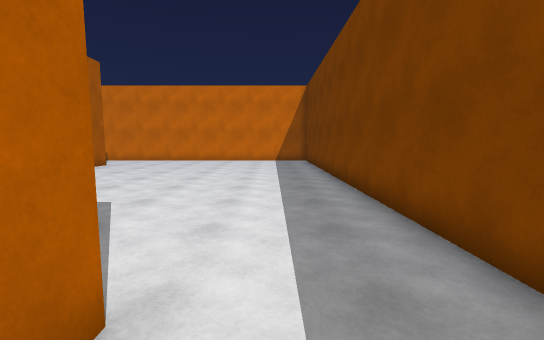
[1] (above)

16 first-person views from a walk through a scene from a Unity 3-D project. The camera is 1.4 m above the floor, tilts 6° down and sees 90° across. The floor is counted in squares, 1 m on a side. Each view is taken from the middle of a square. On the plan, view 1 faces up. The plan holds only what a view shows up to about 13 squares ahead; the rest is blank. The place goes on beyond the plan. The player is left out.

[2]
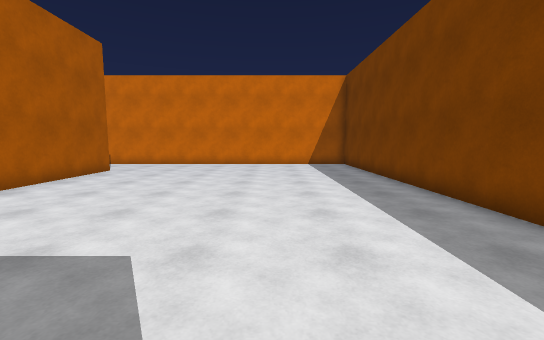

[3]
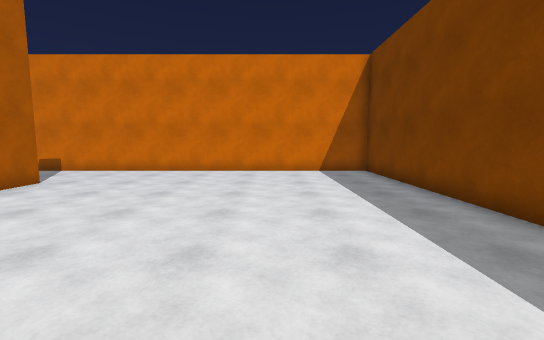

[4]
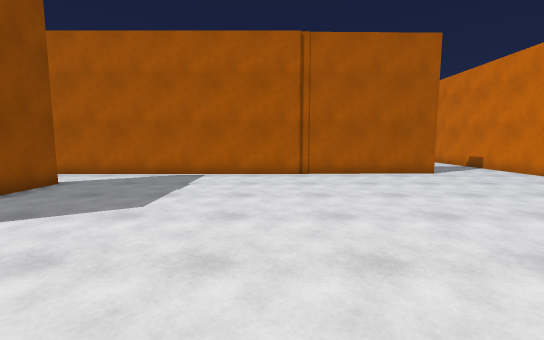

[5]
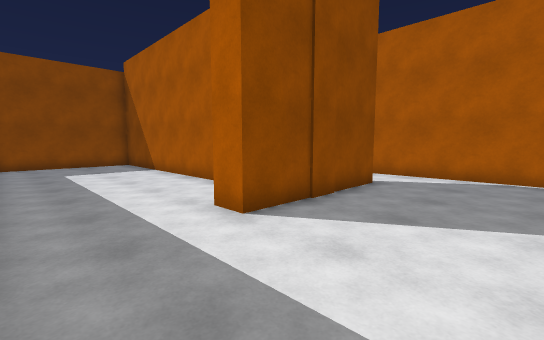

[6]
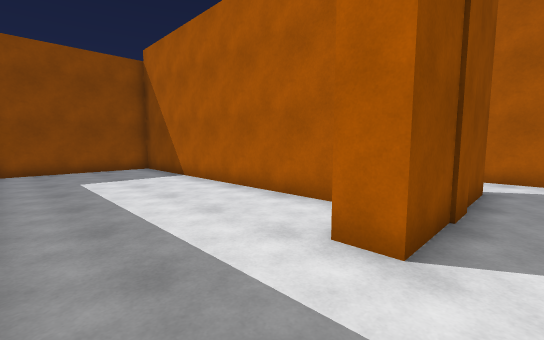

[7]
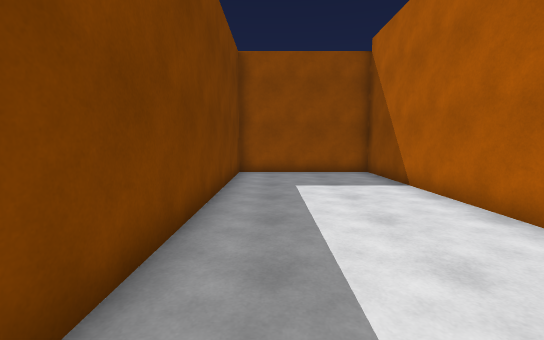

[8]
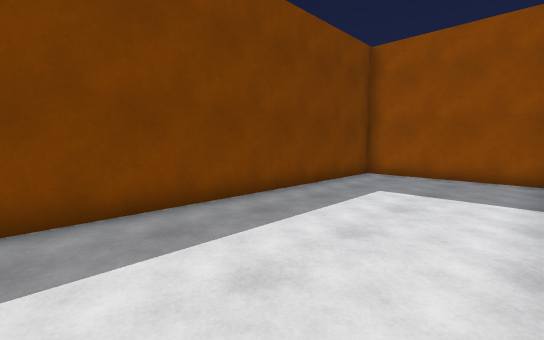

[9]
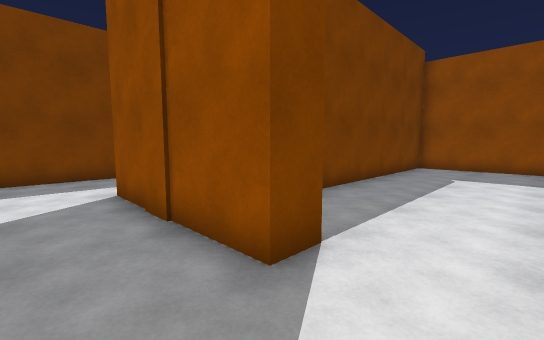

[10]
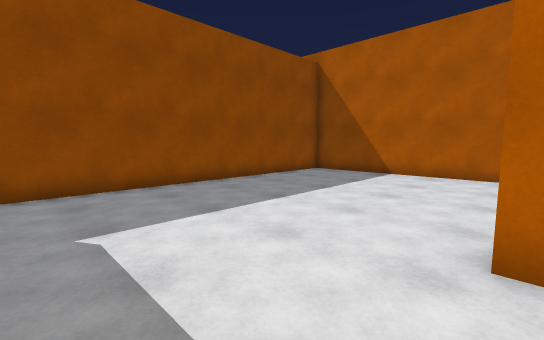

[11]
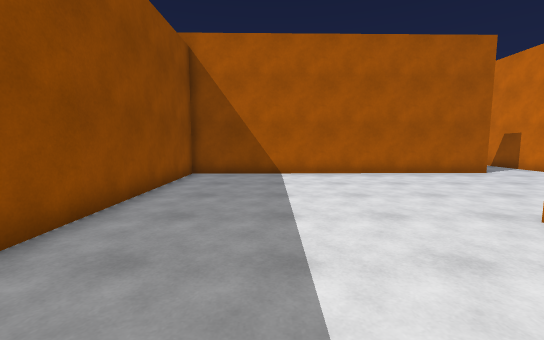

[12]
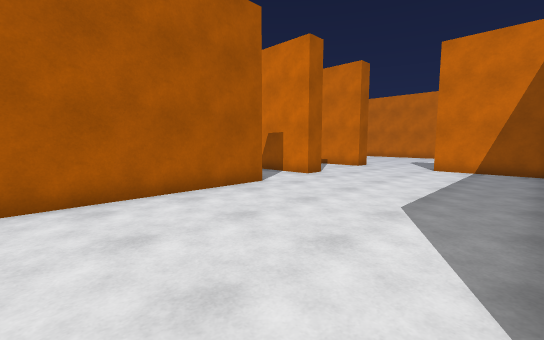

[13]
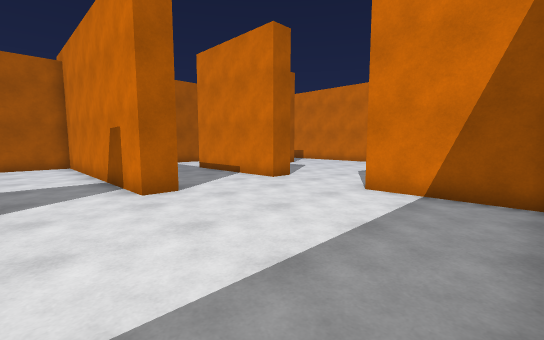

[14]
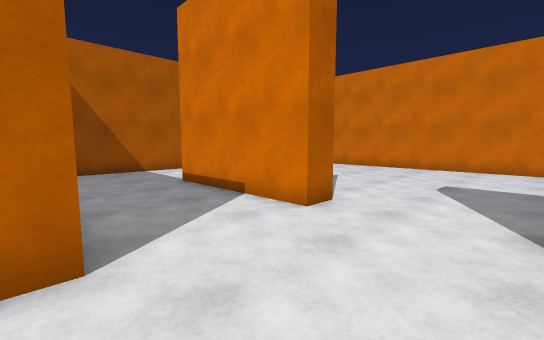

[15]
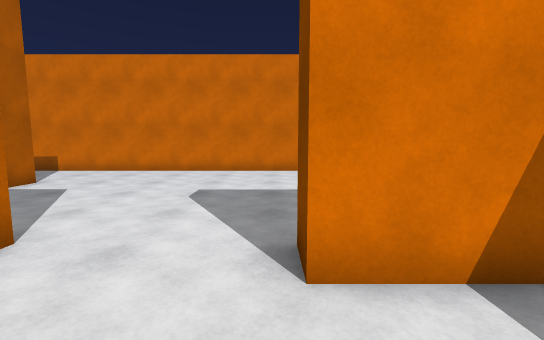

[16]
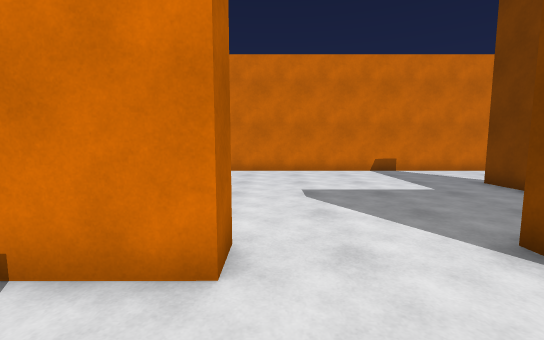

### Floor plan
Points are (right, up) in squares from view 1. A wall is a line through its corners. A room is listed if a view was taken in it or the views show most of it. See-through windows are left out.
Room 1 (views 1, 2, 3, 4, 5, 6, 7, 8, 9)
walls: (-6.9, 1.9) (-1.3, 1.9) (-1.3, 0.9); (-3.4, -0.4) (-3.4, -11.5) (2.5, -11.5) (2.5, 20) (-8.5, 20); (-9.6, 10.6) (-9.6, 2.5); (-9.8, 16.2) (-9.7, 10.5)
ways out: opening at (-9.3, 18) to room 2; opening at (-8.5, 1.5) to room 2
Room 2 (views 10, 11, 12, 13, 14, 15, 16)
walls: (-18.1, 5.6) (-18.1, 4.5); (-18.1, 1.7) (-17.8, -11.5) (-5.9, -11.5); (-9.6, 2.5) (-9.6, -0.2); (-10.9, 9.6) (-14.7, 9.6) (-14.7, 10.6); (-18.5, 10.6) (-18.5, 9.6) (-24.2, 9.6); (-6.9, 0.9) (-6.9, 1.9); (-9.6, -2.9) (-9.6, -3.4); (-10.8, 14.6) (-10.8, 16.2); (-23, 16.2) (-23, 15.1); (-28.3, 10.2) (-28.3, 7.1); (-8.5, 20) (-26.4, 20); (-4.4, -9.9) (-4.4, -2.6)
ways out: opening at (-9.3, 18) to room 1; opening at (-8.5, 1.5) to room 1; opening at (-18, 3)

Positions as (right, up) in squares from view 1, and headings:
1: (0, 0), facing up
2: (-2, 3), facing up
3: (-2, 7), facing up
4: (2, 9), facing left
5: (2, 6), facing down-left
6: (2, 3), facing down-left
7: (1, 1), facing down
8: (-3, 0), facing down-right
9: (-9, 4), facing down-right
10: (-6, -3), facing down-left
11: (-6, -8), facing left
12: (-11, -5), facing up-left
13: (-11, 2), facing up-left
14: (-15, 5), facing up-left
15: (-15, 7), facing up
16: (-18, 7), facing up
